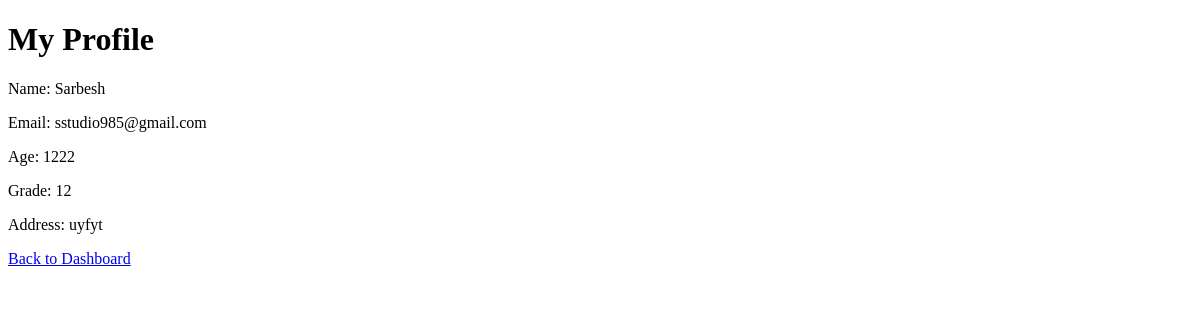
Page /student/profile/ (signed in) on the earlier database version.
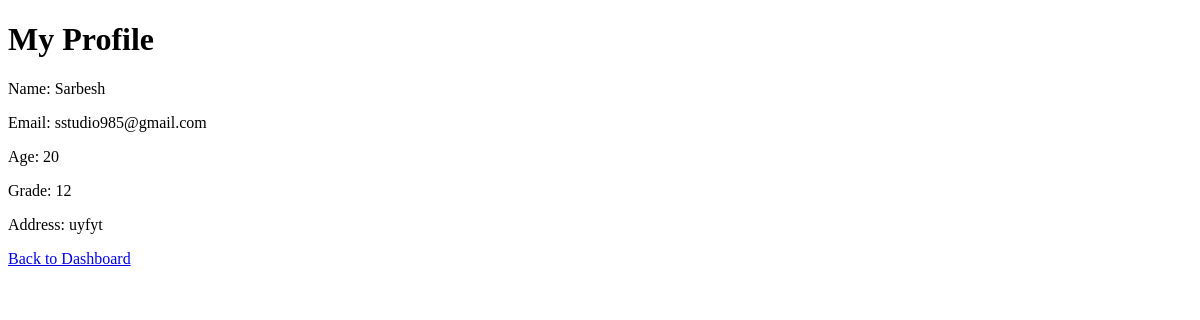
Same page on the later database version.
### app/models.py (models this page shows, shortened)
class Student(models.Model):
    user = models.OneToOneField(User, on_delete=models.CASCADE)
    name = models.CharField(max_length=100, blank=True)
    age = models.IntegerField(null=True, blank=True)
    email = models.EmailField(unique=True, null=True, blank=True)
    grade = models.IntegerField(null=True, blank=True)
    address = models.TextField(blank=True)

### app/views.py (the view)
# urls.py: path('student/profile/', student_profile, name='student_profile'),
@login_required
def student_profile(request):
    try:
        student = Student.objects.get(user=request.user)
    except Student.DoesNotExist:
        return redirect('student_create')
    return render(request, 'student/profile.html', {'student': student})

### app/templates/student/profile.html (shortened to what this page needs)
<!DOCTYPE html>
{% load static %}
<html lang="en">
<head>
</head>
<body>
    <h1>My Profile</h1>
    {% if student %}
        <p>Name: {{ student.name }}</p>
        <p>Email: {{ student.email }}</p>
        <p>Age: {{ student.age }}</p>
        <p>Grade: {{ student.grade }}</p>
        <p>Address: {{ student.address }}</p>
    {% else %}
        <p>No profile data found. Please complete your dashboard form.</p>
    {% endif %}
    <a href="{% url 'student_dashboard' %}">Back to Dashboard</a>
</body>
</html>

Differences in the rows shown:
changed Student "Sarbesh": age "1222" → "20"
